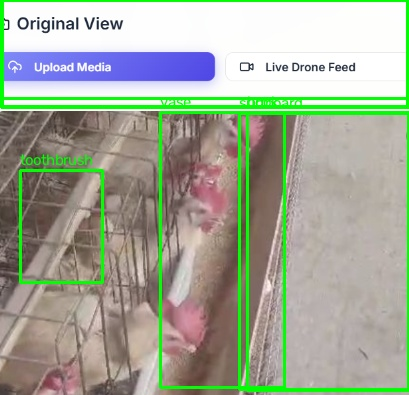
#> input picture backend/test_all_boxes.jpg, 409 x 395 px
$ python -i egg_counter.py   (imports and definitions only)
#> lines starting #> are read from the running program, lines starting #| are printed output that depends on the picture
import cv2
import numpy as np
import base64

def count_objects_in_image(image_bytes: bytes) -> dict:
    """
    Counts clustered objects (like eggs) in the image using OpenCV Watershed algorithm.
    Returns the count and a base64 encoded image with drawn bounding boxes.
    """
    # 1. Decode image
    nparr = np.frombuffer(image_bytes, np.uint8)
    img = cv2.imdecode(nparr, cv2.IMREAD_COLOR)

    if img is None:
        raise ValueError("Could not decode image.")

    # Resize image to speed up processing and standardize object sizes
    max_dim = 1024
    h, w = img.shape[:2]
    if max(h, w) > max_dim:
        scale = max_dim / max(h, w)
        img = cv2.resize(img, (int(w * scale), int(h * scale)))

    # 2. Preprocessing
    gray = cv2.cvtColor(img, cv2.COLOR_BGR2GRAY)

    # Apply Gaussian blur to reduce detail noise
    blurred = cv2.GaussianBlur(gray, (15, 15), 0)

    # 3. Thresholding
    # Adaptive thresholding handles varying lighting conditions well
    thresh = cv2.adaptiveThreshold(blurred, 255, cv2.ADAPTIVE_THRESH_GAUSSIAN_C,
                                   cv2.THRESH_BINARY_INV, 21, 2)

    # 4. Noise removal using morphological operations
    kernel = np.ones((5,5), np.uint8)
    opening = cv2.morphologyEx(thresh, cv2.MORPH_OPEN, kernel, iterations=2)
    opening = cv2.morphologyEx(opening, cv2.MORPH_CLOSE, kernel, iterations=2)

    # 5. Sure background area (dilation)
    sure_bg = cv2.dilate(opening, kernel, iterations=3)

    # 6. Finding sure foreground area (distance transform)
    # This separates touching objects
    dist_transform = cv2.distanceTransform(opening, cv2.DIST_L2, 5)
    # Increased threshold (0.5) to be more conservative about what constitutes a center
    ret, sure_fg = cv2.threshold(dist_transform, 0.5 * dist_transform.max(), 255, 0)

    # 7. Finding unknown region
    sure_fg = np.uint8(sure_fg)
    unknown = cv2.subtract(sure_bg, sure_fg)

    # 8. Marker labelling for Watershed
    ret, markers = cv2.connectedComponents(sure_fg)

    # Add one to all labels so that sure background is not 0, but 1
    markers = markers + 1

    # Mark the region of unknown with zero
    markers[unknown == 255] = 0

    # 9. Apply watershed
    markers = cv2.watershed(img, markers)

    # 10. Count objects and draw bounding boxes
    count = 0
    # The labels in markers are 1 (background) to N (objects). -1 is boundary.
    for label in np.unique(markers):
        if label == 1 or label == -1:
            continue

        # Create a mask for the current object
        mask = np.zeros(gray.shape, dtype="uint8")
        mask[markers == label] = 255

        # Find contours for the current object
        contours, hierarchy = cv2.findContours(mask.copy(), cv2.RETR_EXTERNAL, cv2.CHAIN_APPROX_SIMPLE)

        if len(contours) > 0:
            c = max(contours, key=cv2.contourArea)
            area = cv2.contourArea(c)
            perimeter = cv2.arcLength(c, True)
            if perimeter == 0: continue
            circularity = 4 * np.pi * (area / (perimeter * perimeter))

            # Filter out small noise and non-circular objects
            if area > 500 and circularity > 0.5:
                # Draw the bounding box
                x, y, w, h = cv2.boundingRect(c)
                cv2.rectangle(img, (x, y), (x + w, y + h), (0, 255, 0), 2)
                count += 1

    # 11. Encode the resulting image to base64
    _, buffer = cv2.imencode('.jpg', img)
    encoded_img = base64.b64encode(buffer).decode('utf-8')

    return {
        "count": count,
        "processed_image_b64": encoded_img
    }

>>> import cv2
>>> picture = cv2.imread('../../test_all_boxes.jpg', cv2.IMREAD_GRAYSCALE)
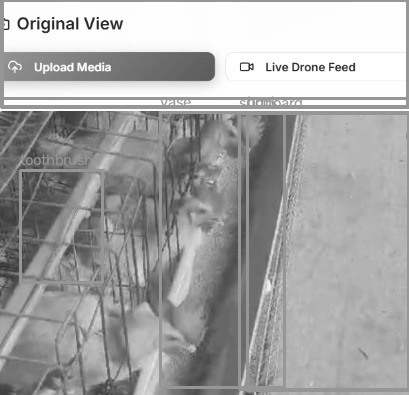
#> picture: shape (395, 409); min 33, max 255, mean 166.2
#> (the run stopped early here; a loop or call above may not have finished)
